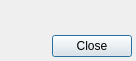
<?xml version="1.0" encoding="UTF-8"?>
<ui version="4.0">
 <class>AboutSystemDialog</class>
 <widget class="QDialog" name="AboutSystemDialog">
  <property name="geometry">
   <rect>
    <x>0</x>
    <y>0</y>
    <width>136</width>
    <height>61</height>
   </rect>
  </property>
  <property name="windowTitle">
   <string>About</string>
  </property>
  <layout class="QVBoxLayout" name="verticalLayout">
   <property name="leftMargin">
    <number>4</number>
   </property>
   <property name="topMargin">
    <number>4</number>
   </property>
   <property name="rightMargin">
    <number>4</number>
   </property>
   <property name="bottomMargin">
    <number>4</number>
   </property>
   <item>
    <layout class="QHBoxLayout" name="horizontalLayout">
     <item>
      <widget class="QLabel" name="_labelIcon">
       <property name="text">
        <string/>
       </property>
       <property name="wordWrap">
        <bool>true</bool>
       </property>
      </widget>
     </item>
     <item>
      <widget class="QLabel" name="_labelText">
       <property name="text">
        <string/>
       </property>
       <property name="wordWrap">
        <bool>true</bool>
       </property>
      </widget>
     </item>
    </layout>
   </item>
   <item>
    <layout class="QHBoxLayout" name="horizontalLayout_2">
     <item>
      <spacer name="horizontalSpacer_3">
       <property name="orientation">
        <enum>Qt::Horizontal</enum>
       </property>
       <property name="sizeHint" stdset="0">
        <size>
         <width>40</width>
         <height>20</height>
        </size>
       </property>
      </spacer>
     </item>
     <item>
      <widget class="QPushButton" name="_btnClose">
       <property name="text">
        <string>Close</string>
       </property>
      </widget>
     </item>
    </layout>
   </item>
  </layout>
 </widget>
 <resources/>
 <connections/>
</ui>
